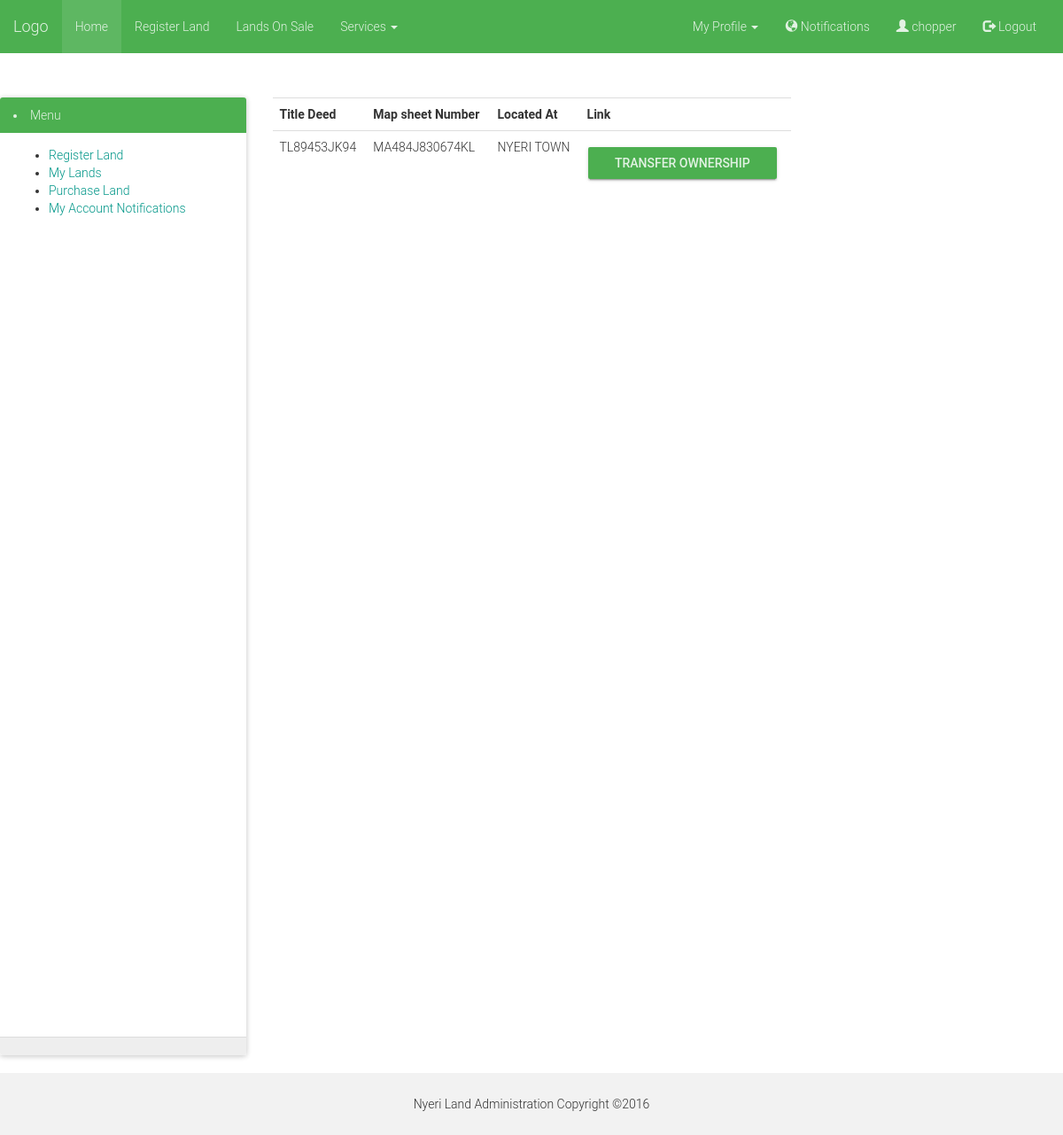
Page /my-land/ (signed in) on the earlier database version.
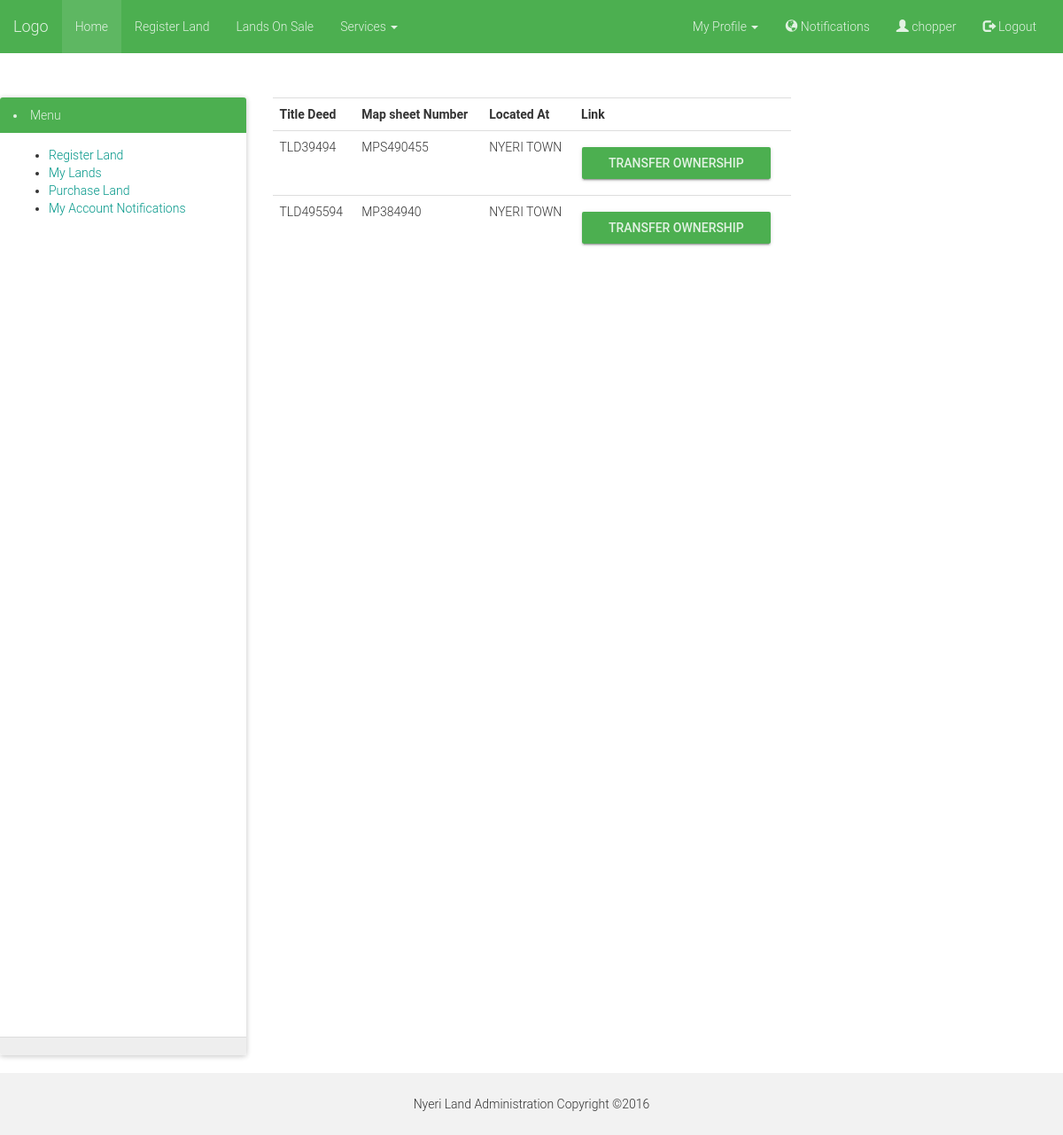
Same page on the later database version.
### land/models.py (models this page shows, shortened)
class Land(models.Model):
    user = models.ForeignKey(User, verbose_name="Land Owner")
    profile = models.ForeignKey(LandUserProfile, )
    title_deed_no = models.CharField(max_length=32, unique=True)
    registry_map_sheet_no = models.CharField(max_length=32, unique=True)
    approximate_size = models.DecimalField(max_digits=10, decimal_places=2)
    location = models.CharField(max_length=128)
    district = models.CharField(max_length=128)
    is_onsale = models.BooleanField(default=True)
    bought = models.BooleanField(default=False)
    transferred_completely = models.BooleanField(default=False)
    remaining_size = models.FloatField(default=0.0)
    sale_price = models.DecimalField(max_digits=10, decimal_places=2, default=0.00)
    date_updated = models.DateTimeField(auto_now_add=True)

### land/views.py (the view)
# urls.py: url(r'^my-land/$', views.my_land, name='my_land'),
@login_required(login_url='/login/')
def my_land(request):
    user = get_object_or_404(User, username=str(request.user))
    land = Land.objects.filter(user=user, transferred_completely=False)
    return render(request, 'land/my_land.html', {'lands': land, })

### landsys/templates/land/my_land.html
{% extends 'base.html' %}
{% block content %}
    <table class="table table-responsive">
    {% if lands  %}
    <tr>
        <th>Title Deed</th>
        <th>Map sheet Number</th>
        <th>Located At</th>
        <th>Link</th>
    </tr>
    {% for land in lands %}
        <tr>
            <td>{{ land.title_deed_no }}</td>
            <td>{{ land.registry_map_sheet_no }}</td>
            <td>{{ land.district }}</td>
            <td><a href="{% url 'land:transfer' land_id=land.id %}" class="btn btn-success btn-raised">Transfer Ownership</a> </td>
        </tr>
    {% endfor %}
    </table>
    {% else %}
        <h6>You do not have any land registered with our system to register <a href="{% url 'land:register_land' %}"> click here</a></h6>
    {% endif %}
{% endblock %}

Differences in the rows shown:
removed Land: title_deed_no "TL89453JK94", registry_map_sheet_no "MA484J830674KL", district "NYERI TOWN"
added Land: title_deed_no "TLD39494", registry_map_sheet_no "MPS490455", district "NYERI TOWN"
added Land: title_deed_no "TLD495594", registry_map_sheet_no "MP384940", district "NYERI TOWN"
